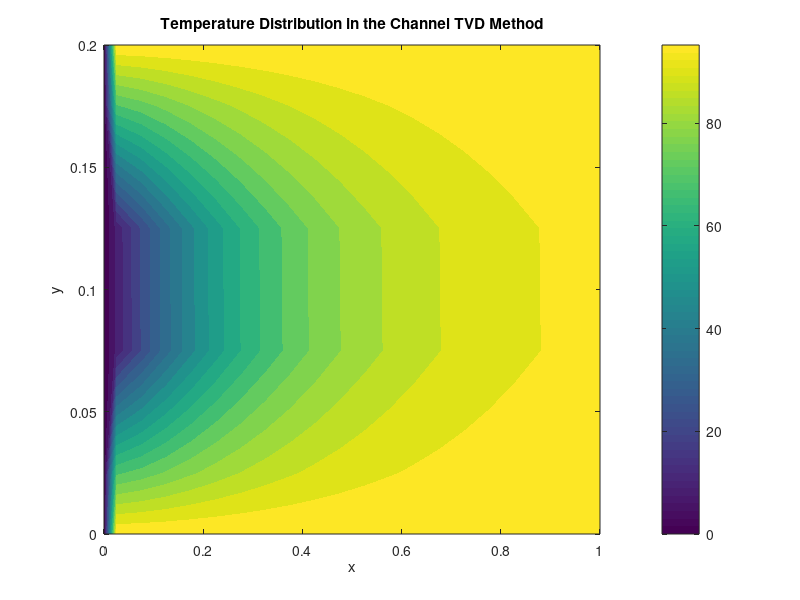

This chart was generated by the following MATLAB code:
clc;close all
clear all
H=0.2;
M=22;
N=6;
x0=0;
y0=0;
X=zeros(N,M);
Y=zeros(N,M);
deltax=1/(M-2);
deltay=0.2/(N-2);
x0=deltax/2;
y0=deltay/2;
for i=1:N
    for j=2:M-1
        X(i,j)=x0+(j-2)*deltax;
    end
 
end
   X(:,M)=X(:,M-1)+deltax/2;
   for j=1:M
    for i=2:N-1
        Y(i,j)=y0+(i-2)*deltay;
    end
    
end
   Y(N,:)=Y(N-1,:)+deltay/2;
   for i=1:N
     j=1:M
     U(i,j)=1.5-1.5*((2*Y(i,j)/H)-1).^2
   end
kcp=0.02;
D=kcp;
ro=1;
 T=zeros(N,M);
 T(:,:)=0. ;
 T(1,:)=100;
 T(N,:)=100
 T(:,1)=0;
 Tnew=T;
 error=10;
 eps=.01;
  T(:,M)=T(:,M-1)
  
         
         while(error>=eps)
 
 for i=2:N-1
     for j=2:M-1
         deltaxe=X(i,j+1)-X(i,j);
         deltaxw=X(i,j)-X(i,j-1);
         deltayn=Y(i+1,j)-Y(i,j);
         deltays=Y(i,j)-Y(i-1,j);
         Ae=Y(i+1,j+1)-Y(i,j+1);
         Aw=Y(i+1,j)-Y(i,j);
         An=X(i+1,j+1)-X(i+1,j);
         As=X(i,j+1)-X(i,j);
         Fe=ro*U(i,j)*Ae;
         Fw=ro*U(i,j)*Aw;
         Fn=0;
         Fs=0;
         sp=0.;
         Su1=0; Su2=0;Su3=0;Su4=0;
         aS=D
         aN=D
         aE=D
         aW=D+Fw
         
        if j==2
             re=(2*T(i,j))/(T(i,j+1)-T(i,j))
                if re>0
                    saie=min(re,1)
                else
                    saie=0
                 
                 end
        
        rw=0
        saiw=0
        
        Su3=Fw*T(i,j-1);
        sp=-aW
        aW=0
            
         else
             re=(T(i,j)-T(i,j-1))/(T(i,j+1)-T(i,j))
             rw=(T(i,j-1)-T(i,j-2))/(T(i,j)-T(i,j-1))  
                  if re>0
                     saie=min(re,1)
                  else
                       saie=0
                  end
                  if rw>0
                     saiw=min(rw,1)
                  else
                      saiw=0
                  end
       end
          
        if (i==N-1)
             aN=2*aN;
             Su2=aN*T(i+1,j);
             sp=-aN;
             aN=0;
        end
        if (i==2)
            aS=2*aS;
             Su1=aS*T(i-1,j);
             sp=-aS;
             aS=0
             end
        
      se=(0.5)*saie*(T(i,j+1)-T(i,j));
      sw=(0.5)*saiw*(T(i,j)-T(i,j-1));
       Sdc=Fw*sw-Fe*se
               
        b=Su1+Su2+Su3+Su4;

         aP=aE+aW+aN+aS-sp+Fe-Fw;
         Tnew(i,j)=(aE*T(i,j+1)+aW*T(i,j-1)+aN*T(i+1,j)+aS*T(i-1,j)+b+Sdc)/aP ;       
        end
        
        end
   Tnew(:,M)=Tnew(:,M-1);
error=norm((Tnew-T),2);
T=Tnew;
 end

 
contourf(X, Y, T, 20, 'LineColor', 'none');
colorbar;
title('Temperature Distribution in the Channel TVD Method');
xlabel('x');
ylabel('y');
